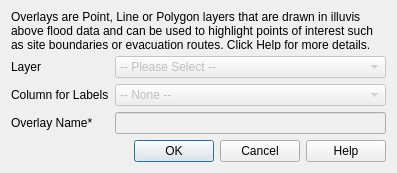
<?xml version="1.0" encoding="UTF-8"?>
<ui version="4.0">
 <class>Dialog</class>
 <widget class="QDialog" name="Dialog">
  <property name="windowModality">
   <enum>Qt::ApplicationModal</enum>
  </property>
  <property name="geometry">
   <rect>
    <x>0</x>
    <y>0</y>
    <width>397</width>
    <height>173</height>
   </rect>
  </property>
  <property name="windowTitle">
   <string>New Overlay</string>
  </property>
  <property name="windowIcon">
   <iconset resource="resources.qrc">
    <normaloff>:/plugins/illuvis/illuvis_u_32w.png</normaloff>:/plugins/illuvis/illuvis_u_32w.png</iconset>
  </property>
  <property name="modal">
   <bool>true</bool>
  </property>
  <layout class="QGridLayout" name="gridLayout">
   <item row="0" column="0">
    <spacer name="verticalSpacer">
     <property name="orientation">
      <enum>Qt::Vertical</enum>
     </property>
     <property name="sizeHint" stdset="0">
      <size>
       <width>20</width>
       <height>40</height>
      </size>
     </property>
    </spacer>
   </item>
   <item row="1" column="0" colspan="2">
    <widget class="QLabel" name="label_2">
     <property name="text">
      <string>Overlays are Point, Line or Polygon layers that are drawn in illuvis above flood data and can be used to highlight points of interest such as site boundaries or evacuation routes. Click Help for more details.</string>
     </property>
     <property name="wordWrap">
      <bool>true</bool>
     </property>
    </widget>
   </item>
   <item row="2" column="0">
    <widget class="QLabel" name="layerLabel">
     <property name="text">
      <string>Layer</string>
     </property>
    </widget>
   </item>
   <item row="2" column="1">
    <widget class="QComboBox" name="layerComboBox">
     <property name="enabled">
      <bool>false</bool>
     </property>
     <item>
      <property name="text">
       <string>-- Please Select --</string>
      </property>
     </item>
    </widget>
   </item>
   <item row="3" column="0">
    <widget class="QLabel" name="columnForLabelsLabel">
     <property name="text">
      <string>Column for Labels</string>
     </property>
    </widget>
   </item>
   <item row="3" column="1">
    <widget class="QComboBox" name="columnForLabelsComboBox">
     <property name="enabled">
      <bool>false</bool>
     </property>
     <item>
      <property name="text">
       <string>-- None --</string>
      </property>
     </item>
    </widget>
   </item>
   <item row="4" column="0">
    <widget class="QLabel" name="overlayNameLabel">
     <property name="text">
      <string>Overlay Name*</string>
     </property>
    </widget>
   </item>
   <item row="4" column="1">
    <widget class="QLineEdit" name="overlayNameLineEdit">
     <property name="enabled">
      <bool>false</bool>
     </property>
    </widget>
   </item>
   <item row="5" column="0" colspan="2">
    <widget class="QDialogButtonBox" name="buttonBox">
     <property name="orientation">
      <enum>Qt::Horizontal</enum>
     </property>
     <property name="standardButtons">
      <set>QDialogButtonBox::Cancel|QDialogButtonBox::Help|QDialogButtonBox::Ok</set>
     </property>
    </widget>
   </item>
  </layout>
 </widget>
 <tabstops>
  <tabstop>overlayNameLineEdit</tabstop>
  <tabstop>buttonBox</tabstop>
 </tabstops>
 <resources>
  <include location="resources.qrc"/>
 </resources>
 <connections>
  <connection>
   <sender>buttonBox</sender>
   <signal>rejected()</signal>
   <receiver>Dialog</receiver>
   <slot>reject()</slot>
   <hints>
    <hint type="sourcelabel">
     <x>304</x>
     <y>163</y>
    </hint>
    <hint type="destinationlabel">
     <x>286</x>
     <y>119</y>
    </hint>
   </hints>
  </connection>
  <connection>
   <sender>buttonBox</sender>
   <signal>helpRequested()</signal>
   <receiver>Dialog</receiver>
   <slot>helpPressed()</slot>
   <hints>
    <hint type="sourcelabel">
     <x>356</x>
     <y>163</y>
    </hint>
    <hint type="destinationlabel">
     <x>328</x>
     <y>66</y>
    </hint>
   </hints>
  </connection>
  <connection>
   <sender>buttonBox</sender>
   <signal>accepted()</signal>
   <receiver>Dialog</receiver>
   <slot>create()</slot>
   <hints>
    <hint type="sourcelabel">
     <x>183</x>
     <y>163</y>
    </hint>
    <hint type="destinationlabel">
     <x>131</x>
     <y>51</y>
    </hint>
   </hints>
  </connection>
  <connection>
   <sender>layerComboBox</sender>
   <signal>currentIndexChanged(int)</signal>
   <receiver>Dialog</receiver>
   <slot>refreshColumns()</slot>
   <hints>
    <hint type="sourcelabel">
     <x>206</x>
     <y>68</y>
    </hint>
    <hint type="destinationlabel">
     <x>111</x>
     <y>7</y>
    </hint>
   </hints>
  </connection>
 </connections>
 <slots>
  <slot>helpPressed()</slot>
  <slot>create()</slot>
  <slot>refreshColumns()</slot>
 </slots>
</ui>
